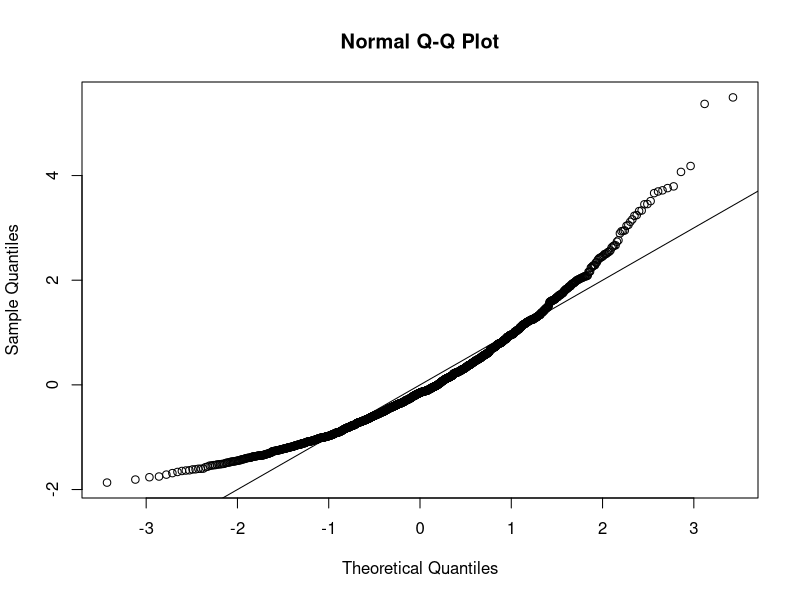
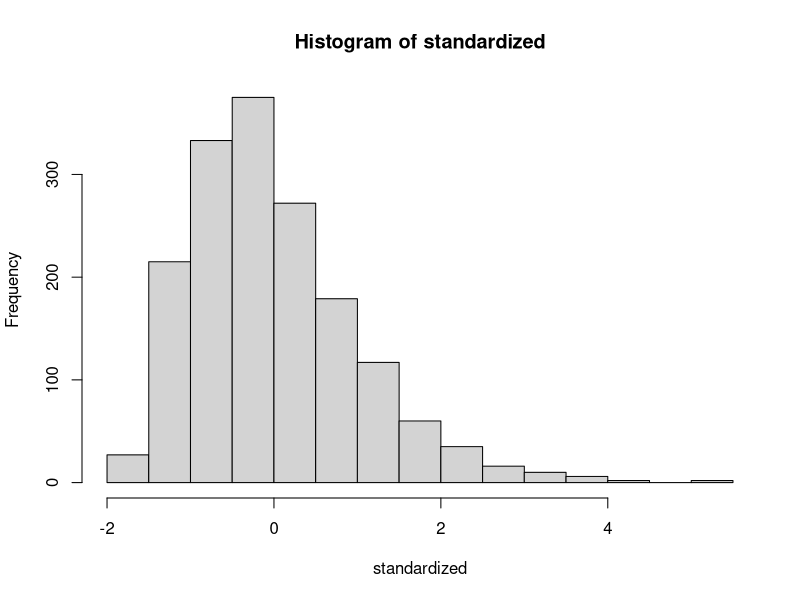
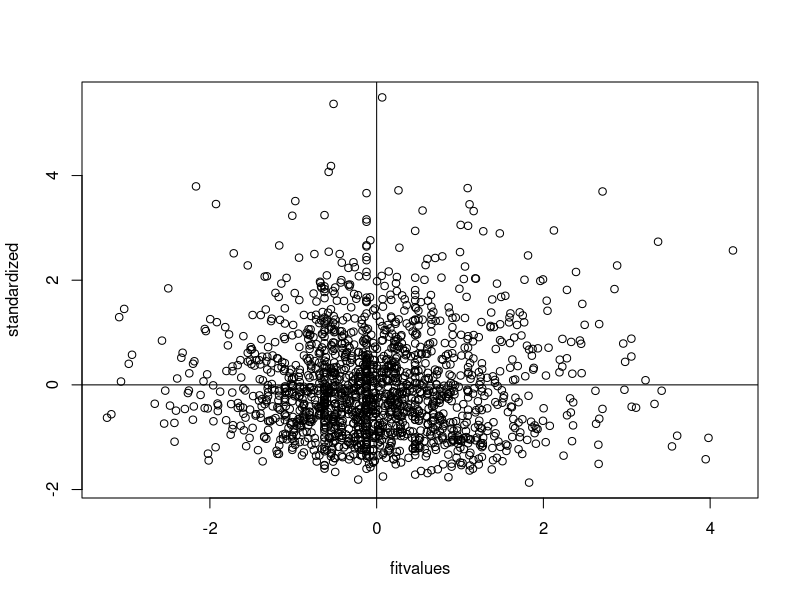

Source code (R) for these figures, in order:
setwd("E:/GA/Scales")
master = read.csv("Meaning_Scales_LifePurposeQuestionnaire_RR_RN_Paper.csv")
summary(master)

##Reverse Code. True = 1, False = 2
##1 Point for True: 3, 4, 6, 7, 10, 13, 17, 18, 20; 
master[ , c(5,6,8,9,12,15,19,20,22)] = 2 - master[ , c(5,6,8,9,12,15,19,20,22)]
##1 Point for False: 1, 2, 5, 8, 9, 11, 12, 14, 15, 16, 19
master[ , c(3,4,7,10,11,13,14,16,17,18,21)] = master[ , c(3,4,7,10,11,13,14,16,17,18,21)] - 1
master$Q3_16[master$Q3_16 > 1 ] = NA 
summary(master)

####DATA SCREENING####

##Missing Data##
library(mice)
percentmiss = function(x){ sum(is.na(x))/length(x) *100 }

##Going by rows ONLY
##here I excluded the first two columns because they were 
##included for everyone as IDs, so I don't want to count that
##as part of the percent toward what they did
notypos = master
missing = apply(notypos[ , 3:22], 1, percentmiss) 
table(missing)

##replace only the data that you should
replacepeople = notypos[ missing <= 5 , ]  
dontpeople = notypos[ missing > 5 , ]

##figure out the columns to exclude (survey data)
apply(replacepeople, 2, percentmiss)
replacecolumn = replacepeople[ , -c(1,2,23)]
dontcolumn = replacepeople[ , c(1,2,23)]

##let's mice it!
tempnomiss = mice(replacecolumn)
nomiss = complete(tempnomiss, 1)
summary(nomiss)

##put everything back together
filledin_none = cbind(dontcolumn, nomiss)
summary(filledin_none)

##Outliers##
mahal = mahalanobis(filledin_none[ , -c(1:3)], 
                    colMeans(filledin_none[ , -c(1:3)], na.rm = TRUE),
                    cov(filledin_none[ , -c(1:3)], use="pairwise.complete.obs"))
mahal
summary(mahal)
cutoff = qchisq(.999,ncol(filledin_none[ , -c(1:3)])) 
summary(mahal < cutoff)
noout = filledin_none[ mahal < cutoff, ]

##additivity: correlations
correlations = cor(noout[,-c(1:3)], use="pairwise.complete.obs")
symnum(correlations)

##make the random stuff
random = rchisq(nrow(noout), 7)
##be sure here not to include the ID columns!
fake = lm(random~., data=noout[ , -c(1:3)])

##get the linearity plot
##create the standardized residuals
standardized = rstudent(fake)
qqnorm(standardized)
abline(0,1)

##multivariate normality
hist(standardized, breaks=15)

##homogeneity and homoscedaticity
fitvalues = scale(fake$fitted.values)
plot(fitvalues, standardized) 
abline(0,0)
abline(v = 0)

##Scoring 
LPQ <- rowSums(noout[, c(4:23)])
LPQ
